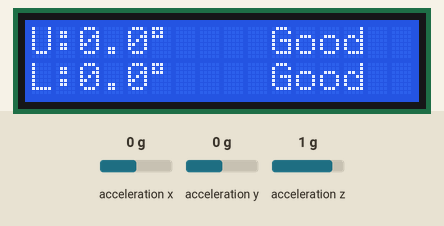
This sketch was run on a simulated Arduino Uno, built with avr-gcc and run on an emulated ATmega328P. Parts: 16×2 character LCD. Wiring (inferred from the names in the program): MPU-6050 motion sensor at I2C address 0x68; MPU-6050 motion sensor at I2C address 0x69. The inputs (shaded band) are chosen by the test bench; at power-on: acceleration x 0 g, acceleration y 0 g, acceleration z 1 g. What the sketch prints to the serial monitor is not drawn.

Above: at 7.7 s.
7.8 s: acceleration x set to -1.4 g
At 8.7 s:
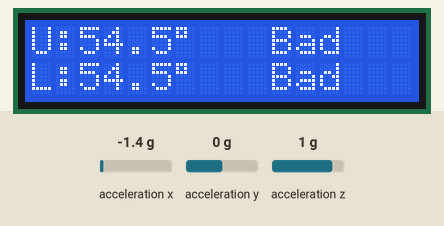
9.6 s: acceleration y set to -1.4 g
At 10.8 s:
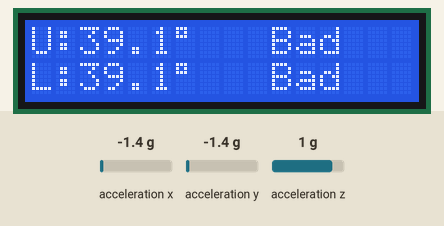
11.1 s: acceleration x set to -0.8 g
At 12.0 s:
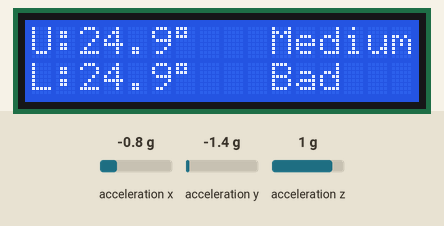
12.6 s: acceleration z set to -1.4 g
At 13.0 s:
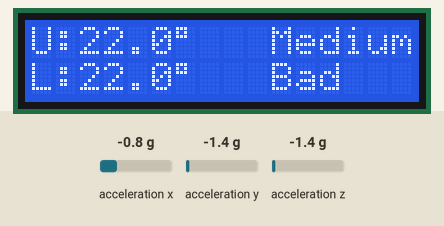
14.2 s: acceleration x set to 0 g
At 15.2 s:
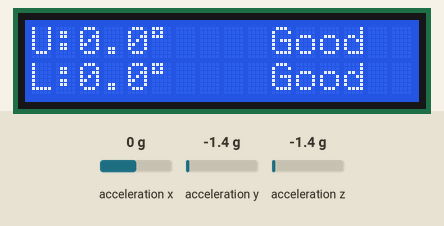
15.7 s: acceleration x set to 0.8 g
At 16.2 s:
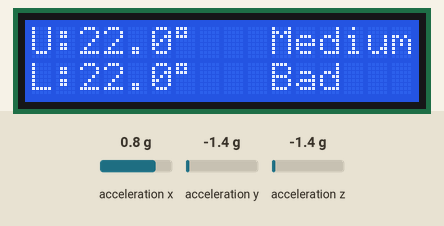
Timing chart, 0 to 18.2 s (numbered marks = the images above; inputs shaded):
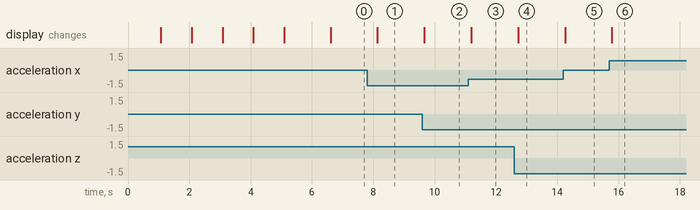

The sketch:

MPU_BodyPosture.ino
```cpp
#include <Wire.h>
#include <LiquidCrystal.h>

const int rs = 12, en = 11, d4 = 4, d5 = 5, d6 = 6, d7 = 7;
LiquidCrystal lcd(rs, en, d4, d5, d6, d7);

// Hardware I2C bus addresses for the two MPU-6050 chips
const int MPU1_ADDR = 0x68; // Address for Upper Back sensor (AD0 wired to GND)
const int MPU2_ADDR = 0x69; // Address for Lower Back sensor (AD0 wired to 3.3V)

// Storage variables for the baseline "good posture" angles
float upperBaseline = 0.0;  // Holds upper back target angle after calibration
float lowerBaseline = 0.0;  // Holds lower back target angle after calibration
bool isCalibrated = false;  // Verification flag to track if countdown finished

const float UPPER_WARN_THRESHOLD = 20.0; // Angle drift required for Medium status
const float UPPER_BAD_THRESHOLD  = 30.0; // Angle drift required for Bad status

const float LOWER_WARN_THRESHOLD = 10.0;  // Angle drift required for Medium status
const float LOWER_BAD_THRESHOLD  = 15.0; // Angle drift required for Bad status

void setup() {
  Serial.begin(115200);     // Open serial data port at 115200 baud rate for logging
  Wire.begin();             // Wake up internal Arduino I2C communication engine

  lcd.begin(16, 2);         // Establish LCD grid size at 16 columns and 2 rows
  lcd.clear();              // Wipe screen memory clear of any initial artifacts

  initMPU(MPU1_ADDR);       // Power on and un-sleep the upper back sensor chip
  initMPU(MPU2_ADDR);       // Power on and un-sleep the lower back sensor chip

  //Countdown Sequence
  for (int i = 5; i > 0; i--) { // i = 5; i-- mean i decrease after 1 loop which indicate 5 loop
    lcd.setCursor(0, 0);        // column 0, row 0(top line)
    lcd.print("Sit Straight!   ");
    lcd.setCursor(0, 1);        // column 0, row 1 (bottom line)
    lcd.print("Calibrating: " + String(i) + "  "); // Print number countdown
    delay(1000);                // 1 sec delay
  }

  // Lock in baseline angles at the exact moment the countdown ends
  upperBaseline = getPitch(MPU1_ADDR); // Capture frozen upper target alignment angle
  lowerBaseline = getPitch(MPU2_ADDR); // Capture frozen lower target alignment angle
  isCalibrated = true;                 // Set tracking system validation flag to active

  lcd.setCursor(0, 0);          // Jump cursor to top line column 0
  lcd.print("Calibrated!     "); // Display successful calibration message
  lcd.setCursor(0, 1);          // Jump cursor to bottom line column 0
  lcd.print("Tracking Active "); // Inform user the sensors are evaluating posture
  delay(1500);                  // Leave status text on screen for 1.5 seconds
  lcd.clear();                  // Clear the display grid for normal operation mode
}

void loop() {
  // 1. Grab fresh, real-time raw pitch angles from both data sensors
  float currentUpperPitch = getPitch(MPU1_ADDR); // Read live upper back sensor angle
  float currentLowerPitch = getPitch(MPU2_ADDR); // Read live lower back sensor angle

  // 2. Compute absolute deviation degrees by comparing live angles to baseline targets
  float upperDeviation = abs(currentUpperPitch - upperBaseline); // Calculate upper shift
  float lowerDeviation = abs(currentLowerPitch - lowerBaseline); // Calculate lower shift

  //Real time output show in Serial monitor
  Serial.print("Upper_Raw: "); Serial.print(currentUpperPitch);
  Serial.print(" | Upper_Dev: "); Serial.print(upperDeviation);
  Serial.print(" || Lower_Raw: "); Serial.print(currentLowerPitch);
  Serial.print(" | Lower_Dev: "); Serial.println(lowerDeviation);

  // 3. Evaluate Upper Back alignment parameters against safety cutoffs
  String upperStatus = "Good  "; // Establish "Good" status as default baseline state
  if (upperDeviation >= UPPER_BAD_THRESHOLD) { // Check if upper drift crossed 15 degrees
    upperStatus = "Bad   ";                   // Shift status string to Bad description
  } else if (upperDeviation >= UPPER_WARN_THRESHOLD) { // Check if upper drift crossed 10
    upperStatus = "Medium";                           // Shift status string to Medium
  }

  // 4. Evaluate Lower Back alignment parameters against safety cutoffs
  String lowerStatus = "Good  "; // Establish "Good" status as default baseline state
  if (lowerDeviation >= LOWER_BAD_THRESHOLD) { // Check if lower drift crossed 12 degrees
    lowerStatus = "Bad   ";                   // Shift status string to Bad description
  } else if (lowerDeviation >= LOWER_WARN_THRESHOLD) { // Check if lower drift crossed 8
    lowerStatus = "Medium";                           // Shift status string to Medium
  }

  // --- COMPILATION AND REFRESH OF 16x2 PARALLEL LCD DISPLAY INTERFACE ---

  // Row 1 Setup: Upper back text parameters
  lcd.setCursor(0, 0);          // Focus writing cursor at top line column 0
  lcd.print("U:");               // Prefix tag for Upper Back data identifier
  lcd.print(upperDeviation, 1); // Render current upper offset limited to 1 decimal place
  lcd.print((char)223);         // Write special system character map code for degree symbol (°)
  lcd.print("   ");             // Print blank string clear spaces to block out digit artifacts

  lcd.setCursor(10, 0);         // Snap cursor directly to structural column index 10
  lcd.print(upperStatus);       // Print matching 6-character evaluation status word

  // Row 2 Setup: Lower back text parameters
  lcd.setCursor(0, 1);          // Focus writing cursor at bottom line column 0
  lcd.print("L:");               // Prefix tag for Lower Back data identifier
  lcd.print(lowerDeviation, 1); // Render current lower offset limited to 1 decimal place
  lcd.print((char)223);         // Write special system character map code for degree symbol (°)
  lcd.print("   ");             // Print blank string clear spaces to block out digit artifacts

  lcd.setCursor(10, 1);         // Snap cursor directly to structural column index 10
  lcd.print(lowerStatus);       // Print matching 6-character evaluation status word

  delay(500); // Wait 500ms before looping to prevent text flashing or parallel line signal noise
}

// Low-level helper block to remove sleep bit from MPU-6050 power registry
void initMPU(int addr) {
  Wire.beginTransmission(addr); // Establish bus data target line connection
  Wire.write(0x6B);             // Direct signal to PWR_MGMT_1 internal memory register
  Wire.write(0);                // Clear byte array flags to 0 to disable standby/sleep mode
  Wire.endTransmission(true);   // Complete bus transfer routine and free line
}

// Mathematical calculation block to extract clean Pitch tilt degrees from raw G-force data
float getPitch(int addr) {
  Wire.beginTransmission(addr); // Open communications with target sensor path address
  Wire.write(0x3B);             // Request focus begin on raw Accel X high data register address
  if (Wire.endTransmission(false) != 0) { // Check I2C transfer acknowledgement state
    return 0.0;                 // If bus line failure check triggers, exit safely with 0 angle
  }
  Wire.requestFrom(addr, 6, true); // Demand a chunk dump of 6 registers (X, Y, Z data blocks)

  if (Wire.available() < 6) return 0.0; // Fallback exit routine if registers read empty

  // Reconstruct individual 8-bit registers back into full 16-bit whole signed integers
  int16_t rawX = Wire.read() << 8 | Wire.read(); // Merge X axis register high and low data
  int16_t rawY = Wire.read() << 8 | Wire.read(); // Merge Y axis register high and low data
  int16_t rawZ = Wire.read() << 8 | Wire.read(); // Merge Z axis register high and low data

  // Map raw sensor scale factor bits down to unified real-world earth G-Forces
  float x = rawX / 16384.0;     // Divide by scale factor constant at standard +/-2g profile
  float y = rawY / 16384.0;     // Divide by scale factor constant at standard +/-2g profile
  float z = rawZ / 16384.0;     // Divide by scale factor constant at standard +/-2g profile

  // Use trigonometry to calculate the absolute angular pitch orientation in human degrees
  float pitch = atan2(-x, sqrt(y * y + z * z)) * 180.0 / PI;//atan2 is mean arctan with 2 component -x, sqrt(y * y + z * z)
  return pitch;
}
```

Measured:
- after the input at 7.8 s, the display: changes after 0.34 s (image 1)
- after the input at 9.6 s, the display: changes after 0.07 s (image 2)
- after the input at 11.1 s, the display: changes after 0.10 s (image 3)
- after the input at 12.6 s, the display: changes after 0.12 s (image 4)
- after the input at 14.2 s, the display: changes after 0.05 s (image 5)
- after the input at 15.7 s, the display: changes after 0.08 s (image 6)
